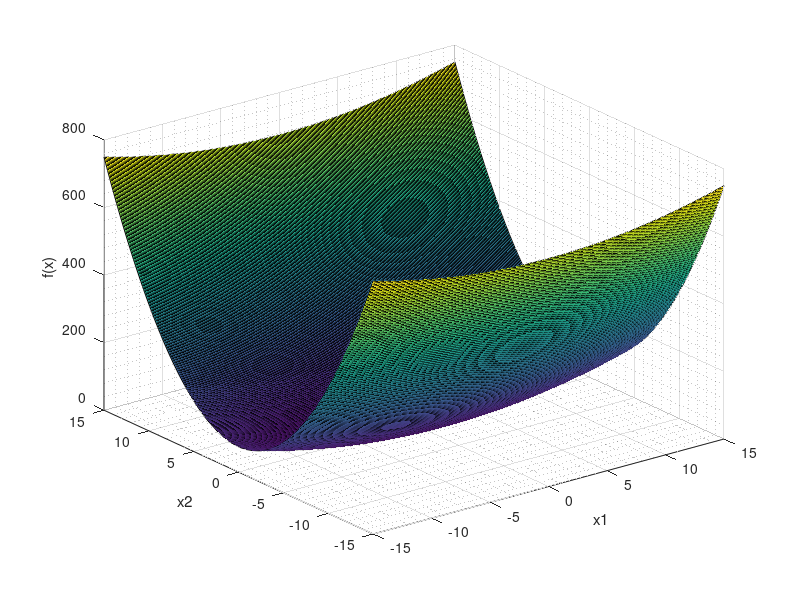

MATLAB code for this plot: (Note: this script raises an error after producing the figure.)
f=@(x1,x2)(x1.^2/3 + 3*x2.^2);

x1 = -15 : 0.1 : 15; 
x2 = -15 : 0.1 : 15; 
[X1,X2] = meshgrid(x1,x2);

figure
surf (X1 ,X2 , f(X1,X2))
xlabel('x1'); 
ylabel('x2'); 
zlabel('f(x)');
grid on
grid minor

figure
fcontour(f,[-15 15 -15 15],'LevelList', -100:0.1:100);
xlabel('x1'); 
ylabel('x2');
colorbar